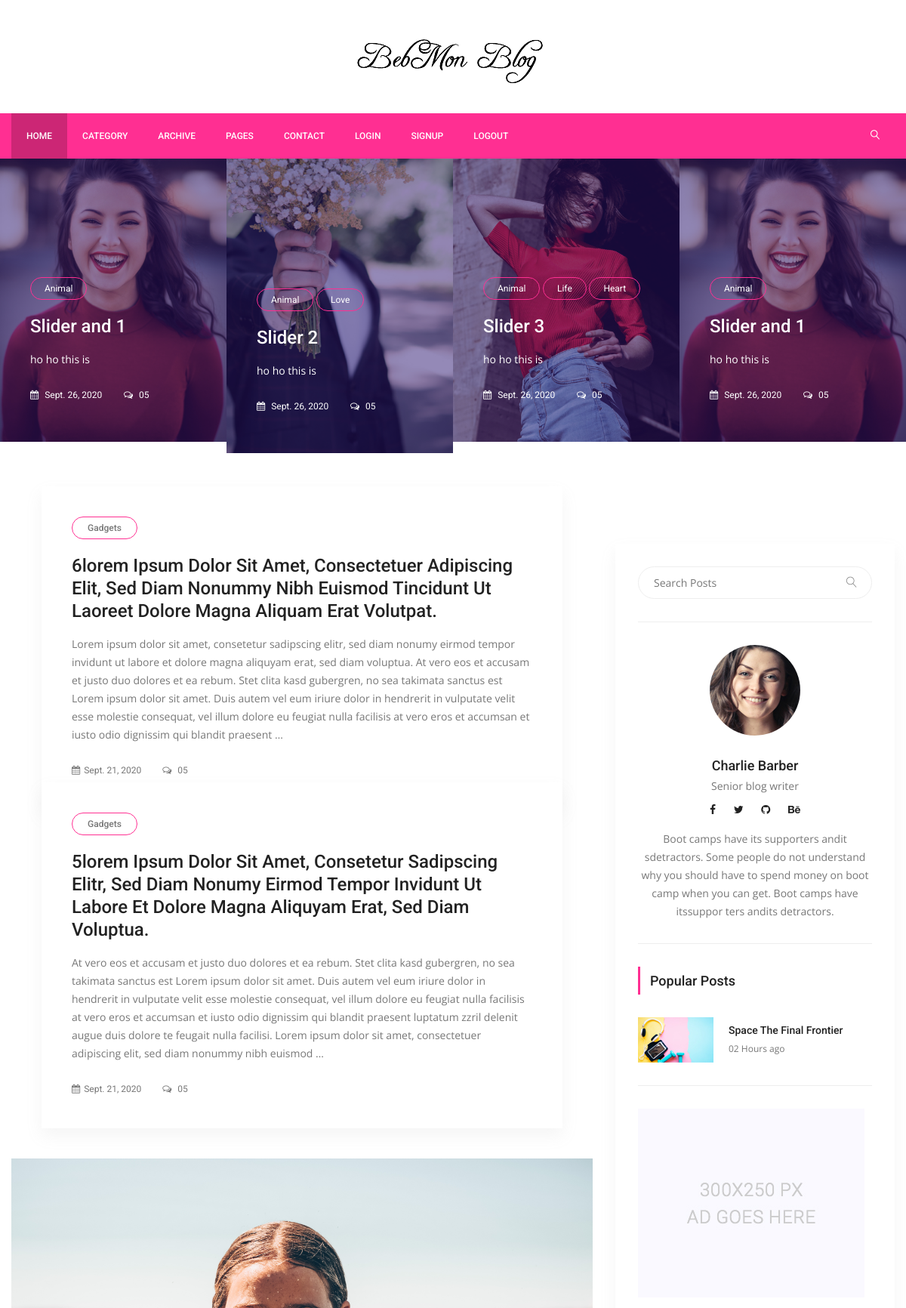
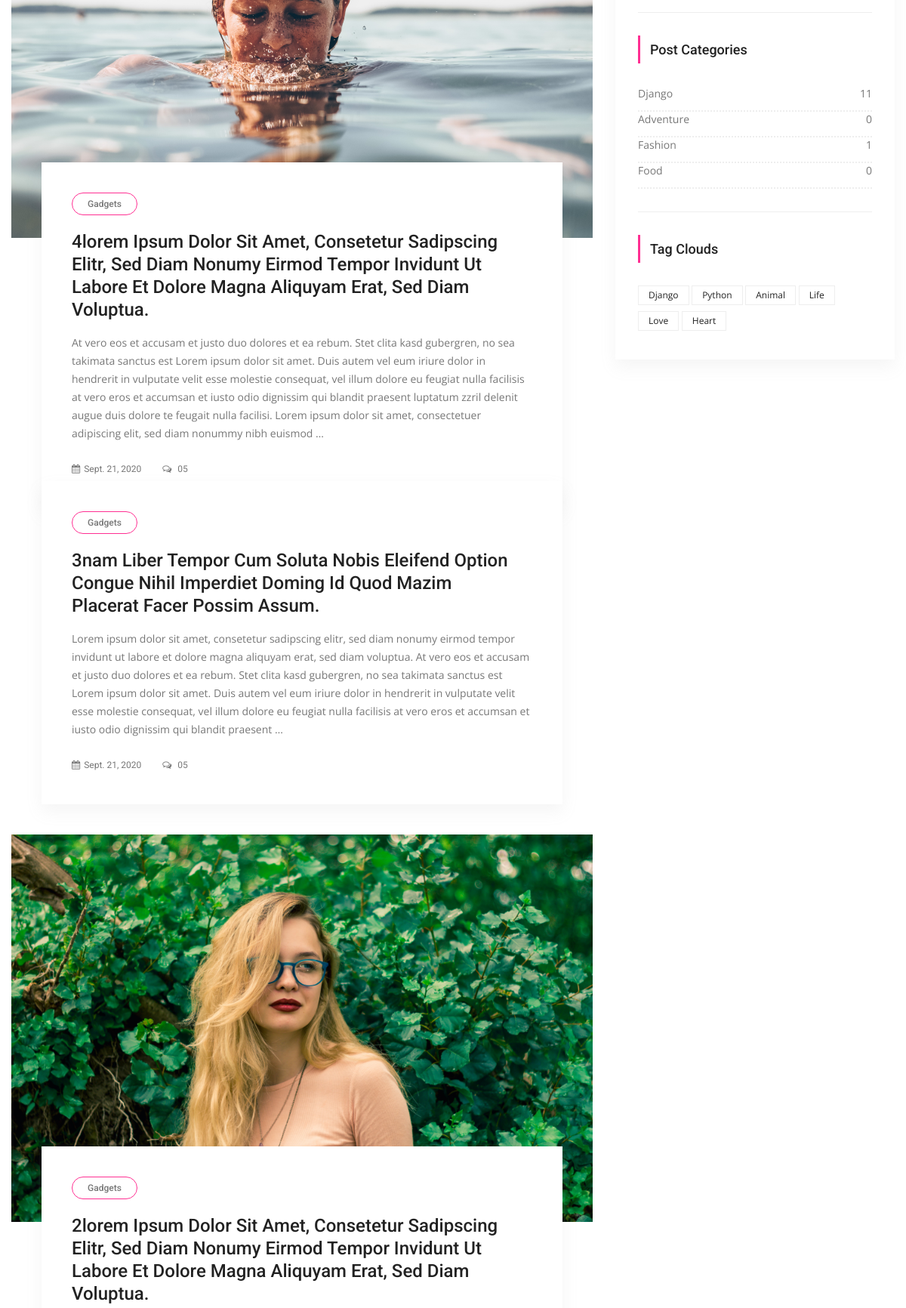
The page / (upper part) on the database its author committed (2 pictures, top to bottom).
### posts/models.py (models this page shows, shortened)
class Post(models.Model):
    title = models.CharField(max_length=250, unique=True)
    content = models.TextField()
    date = models.DateField(auto_now_add=True)
    image = models.ImageField(blank=True, null=True, upload_to='uploads/')
    user = models.ForeignKey(settings.AUTH_USER_MODEL, on_delete=models.CASCADE, default=1)
    slug = models.SlugField(default='slug', max_length=20, blank=True, null=True)
    category = models.ForeignKey(Category, on_delete=models.CASCADE, default=1, related_name='postByCategory')
    slider_post = models.BooleanField(default=False)
    tags = models.ManyToManyField(Tag, related_name='postByTags', blank=True)

class Tag(models.Model):
    title = models.CharField(max_length=20)
    slug = models.SlugField(max_length=20, default='slug')
    def __str__(self):
        return self.title

class Category(models.Model):
    title = models.CharField(max_length=150, unique=True)
    slug = models.SlugField(default='slug', max_length=25)
    def post_count(self):
        return self.postByCategory.all().count()

### posts/views.py (the view)
# urls.py: path('', PostIndex.as_view(), name='index'),
class PostIndex(ListView):
    template_name = 'posts/index.html'
    model = Post
    context_object_name = 'posts'
    def get_context_data(self, *, object_list=None, **kwargs):
        context = super(PostIndex, self).get_context_data(**kwargs)
        context['slider_post'] = Post.objects.all().filter(slider_post=True)
        return context

### posts/templatetags/custom_tags.py (called while the page is built)
@register.simple_tag(name='categories')
def all_categories():
    return Category.objects.all()

@register.simple_tag(name='tags')
def all_tags():
    return Tag.objects.all()

### templates/posts/index.html (shortened to what this page needs)
{% extends 'layouts/base.html' %}
{% load static %}
{% block content %}
    <section class="post_slider_area">
        <div class="post_slider_inner owl-carousel">
            {% for post in slider_post %}
                <div class="item">
                    <div class="post_s_item">
                        <div class="post_img">
                            <img src="{{ post.image.url }}" alt="">
                        </div>
                        <div class="post_text">
                            {% for tag in post.tags.all %}
                                <a class="cat" href="{% url 'tag_detail' tag.slug %}">{{ tag.title }}</a>
                            {% endfor %}
                            <a href="{% url 'detail' post.id %}"><h4>{{ post.title }}</h4></a>
                            <p>{{ post.content|truncatechars:150 }}</p>
                            <div class="date">
                                <a href="#"><i class="fa fa-calendar" aria-hidden="true"></i> {{ post.date }}</a>
                                <a href="#"><i class="fa fa-comments-o" aria-hidden="true"></i> 05</a>
                            </div>
                        </div>
                    </div>
                </div>
            {% endfor %}
        </div>
    </section>
    <section class="blog_area p_120">
        <div class="container">
            <div class="row">
                <div class="col-lg-8">
                    <div class="blog_left_sidebar">
                        {% for post in posts %}
                            <article class="blog_style1">
                                <div class="blog_img">
                                    <img class="img-fluid" src="{{ post.image.url }}" alt="">
                                </div>
                                <div class="blog_text">
                                    <div class="blog_text_inner">
                                        <a class="cat" href="#">Gadgets</a>
                                        <a href="{% url 'detail' post.pk %}"><h4>{{ post.title|title }}</h4></a>
                                        <p>{{ post.content|truncatechars:500 }}</p>
                                        <div class="date">
                                            <a href="#"><i class="fa fa-calendar" aria-hidden="true"></i>{{ post.date }}
                                            </a>
                                            <a href="#"><i class="fa fa-comments-o" aria-hidden="true"></i> 05</a>
                                        </div>
                                    </div>
                                </div>
                            </article>
                        {% endfor %}
                    </div>
                </div>
                {% include 'layouts/right_category.html' %}
            </div>
        </div>
    </section>
{% endblock %}

### templates/layouts/right_category.html
{% load static %}
{% load custom_tags %}
<div class="col-lg-4">
    <div class="blog_right_sidebar">
        <aside class="single_sidebar_widget search_widget">
            <div class="input-group">
                <input type="text" class="form-control" placeholder="Search Posts">
                <span class="input-group-btn">
                        <button class="btn btn-default" type="button"><i class="lnr lnr-magnifier"></i></button>
                    </span>
            </div>
            <div class="br"></div>
        </aside>
        <aside class="single_sidebar_widget author_widget">
            <img class="author_img rounded-circle" src="{% static 'img/blog/author.png' %}" alt="">
            <h4>Charlie Barber</h4>
            <p>Senior blog writer</p>
            <div class="social_icon">
                <a href="#"><i class="fa fa-facebook"></i></a>
                <a href="#"><i class="fa fa-twitter"></i></a>
                <a href="#"><i class="fa fa-github"></i></a>
                <a href="#"><i class="fa fa-behance"></i></a>
            </div>
            <p>Boot camps have its supporters andit sdetractors. Some people do not understand why you
                should have to spend money on boot camp when you can get. Boot camps have itssuppor ters
                andits detractors.</p>
            <div class="br"></div>
        </aside>
        <aside class="single_sidebar_widget popular_post_widget">
            <h3 class="widget_title">Popular Posts</h3>
            <div class="media post_item">
                <img src="{% static 'img/blog/popular-post/post1.jpg' %}" alt="post">
                <div class="media-body">
                    <a href="blog-details.html"><h3>Space The Final Frontier</h3></a>
                    <p>02 Hours ago</p>
                </div>
            </div>
            <div class="br"></div>
        </aside>
        <aside class="single_sidebar_widget">
            <a href="#"><img class="img-fluid" src="{% static 'img/blog/add.jpg' %}" alt=""></a>
            <div class="br"></div>
        </aside>
        <aside class="single_sidebar_widget post_category_widget">
            <h4 class="widget_title">Post Categories</h4>
            {% categories as categories %}
            {% for category in categories %}
                <ul class="list cat-list">
                    <li>
                        <a href="{% url 'category' category.pk %}" class="d-flex justify-content-between">
                            <p>{{ category.title }}</p>
                            <p>{{ category.post_count }}</p>
                        </a>
                    </li>
                </ul>
            {% endfor %}
            <div class="br"></div>
        </aside>
        <aside class="single-sidebar-widget tag_cloud_widget">
            <h4 class="widget_title">Tag Clouds</h4>
            <ul class="list">
                {% tags as labels %}
                {% for label in labels %}
                    <li><a href="{% url 'tag_detail' label.slug %}">{{ label }}</a></li>
                {% endfor %}
            </ul>
        </aside>
    </div>
</div>

### rows shown on the page
Post: image (picture), title "Slider and 1", content "ho ho this is", date "Sept. 26, 2020"
Tag: title "Animal"
Post: image (picture), title "Slider 2", content "ho ho this is", date "Sept. 26, 2020"
Tag: title "Love"
Post: image (picture), title "Slider 3", content "ho ho this is", date "Sept. 26, 2020"
Tag: title "Life"
Tag: title "Heart"
Post: title "6lorem Ipsum Dolor Sit Amet, Consectetuer Adipiscing Elit, Sed Diam Nonummy Nibh Euismod Tincidunt Ut Laoreet Dolore Magna Aliquam Erat Volutpat.", content "Lorem ipsum dolor sit amet, consetetur sadipscing elitr, sed diam nonumy eirmod tempor invidunt ut labore et dolore magna aliquyam erat, sed diam voluptua. At vero eos et accusam et justo duo dolores et ea rebum. Stet clita kasd gubergren, no sea takimata sanctus est Lorem ipsum dolor sit amet. Duis autem vel eum iriure dolor in hendrerit in vulputate velit esse molestie consequat, vel illum dolore eu feugiat nulla facilisis at vero eros et accumsan et iusto odio dignissim qui blandit praesent …", date "Sept. 21, 2020"
Post: title "5lorem Ipsum Dolor Sit Amet, Consetetur Sadipscing Elitr, Sed Diam Nonumy Eirmod Tempor Invidunt Ut Labore Et Dolore Magna Aliquyam Erat, Sed Diam Voluptua.", content "At vero eos et accusam et justo duo dolores et ea rebum. Stet clita kasd gubergren, no sea takimata sanctus est Lorem ipsum dolor sit amet. Duis autem vel eum iriure dolor in hendrerit in vulputate velit esse molestie consequat, vel illum dolore eu feugiat nulla facilisis at vero eros et accumsan et iusto odio dignissim qui blandit praesent luptatum zzril delenit augue duis dolore te feugait nulla facilisi. Lorem ipsum dolor sit amet, consectetuer adipiscing elit, sed diam nonummy nibh euismod …", date "Sept. 21, 2020"
Post: image (picture), title "4lorem Ipsum Dolor Sit Amet, Consetetur Sadipscing Elitr, Sed Diam Nonumy Eirmod Tempor Invidunt Ut Labore Et Dolore Magna Aliquyam Erat, Sed Diam Voluptua.", content "At vero eos et accusam et justo duo dolores et ea rebum. Stet clita kasd gubergren, no sea takimata sanctus est Lorem ipsum dolor sit amet. Duis autem vel eum iriure dolor in hendrerit in vulputate velit esse molestie consequat, vel illum dolore eu feugiat nulla facilisis at vero eros et accumsan et iusto odio dignissim qui blandit praesent luptatum zzril delenit augue duis dolore te feugait nulla facilisi. Lorem ipsum dolor sit amet, consectetuer adipiscing elit, sed diam nonummy nibh euismod …", date "Sept. 21, 2020"
Post: title "3nam Liber Tempor Cum Soluta Nobis Eleifend Option Congue Nihil Imperdiet Doming Id Quod Mazim Placerat Facer Possim Assum.", content "Lorem ipsum dolor sit amet, consetetur sadipscing elitr, sed diam nonumy eirmod tempor invidunt ut labore et dolore magna aliquyam erat, sed diam voluptua. At vero eos et accusam et justo duo dolores et ea rebum. Stet clita kasd gubergren, no sea takimata sanctus est Lorem ipsum dolor sit amet. Duis autem vel eum iriure dolor in hendrerit in vulputate velit esse molestie consequat, vel illum dolore eu feugiat nulla facilisis at vero eros et accumsan et iusto odio dignissim qui blandit praesent …", date "Sept. 21, 2020"
Post: image (picture), title "2lorem Ipsum Dolor Sit Amet, Consetetur Sadipscing Elitr, Sed Diam Nonumy Eirmod Tempor Invidunt Ut Labore Et Dolore Magna Aliquyam Erat, Sed Diam Voluptua."
Category: title "Django", post_count "11"
Category: title "Adventure", post_count "0"
Category: title "Fashion", post_count "1"
Category: title "Food", post_count "0"
Tag: title "Django"
Tag: title "Python"
